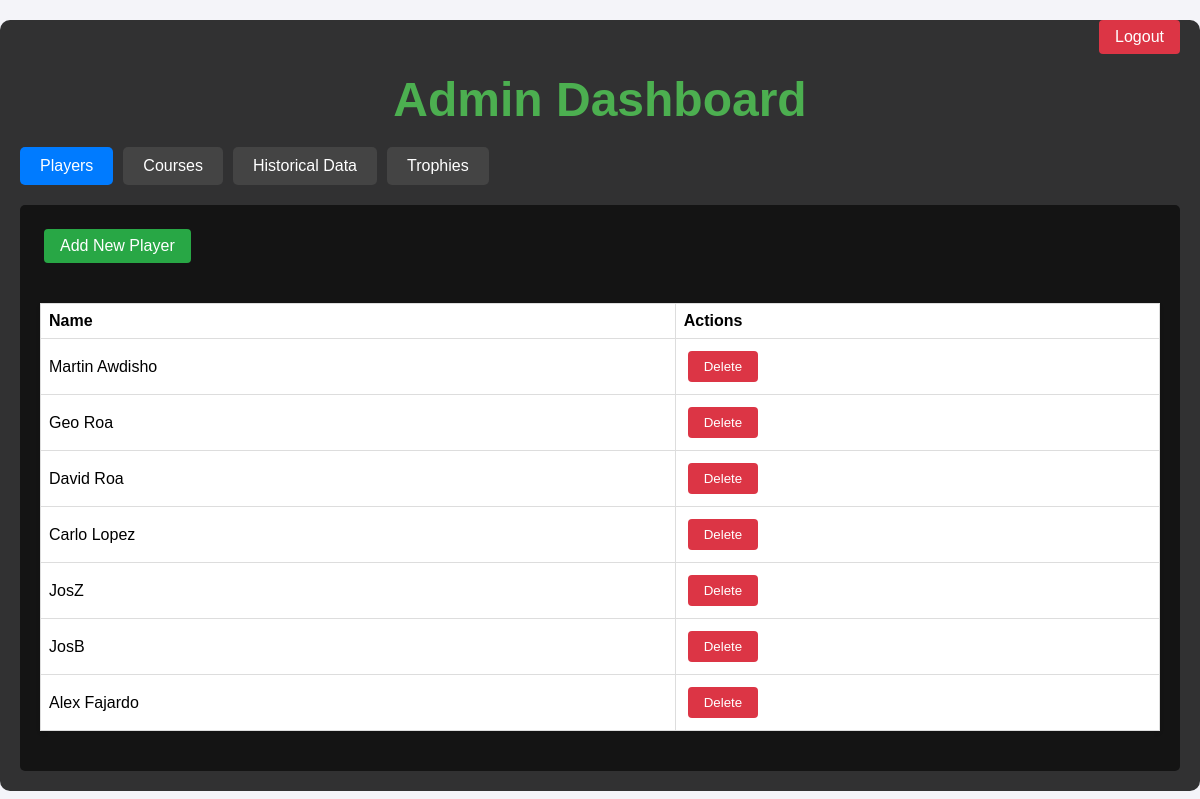
The page /admin (signed in) on the database its author committed.
### models.py (models this page shows, shortened)
class Player(db.Model):
    id = db.Column(db.Integer, primary_key=True)
    name = db.Column(db.String(100), nullable=False)
    has_trophy = db.Column(db.Boolean, default=False)
    permanent_emojis = db.Column(db.String(100), default='')
    birdies = db.relationship('Birdie', backref='player', lazy=True)

### routes.py (the view)
@bp.route("/admin")
@login_required
def admin_dashboard():
    players = Player.query.all()
    courses = Course.query.all()
    for player in players:
        print(f"Player: {player.name}, Has Trophy: {player.has_trophy}")
    return render_template("admin_dashboard.html", players=players, courses=courses)

### app.py (called while the page is built)
@login_manager.user_loader
def load_user(user_id):
    return User.query.get(int(user_id))

### templates/admin_dashboard.html (shortened to what this page needs)
<!DOCTYPE html>
<html lang="en">
<head>
    <link rel="stylesheet" href="{{ url_for('static', filename='styles.css') }}">
</head>
<body>
    <div class="admin-container">
        <div class="admin-header">
            <h1>Admin Dashboard</h1>
            <a href="{{ url_for('main.logout') }}" class="logout-button">Logout</a>
        </div>
        <div class="tab-container">
            <button class="tab-button active" onclick="openTab(event, 'players')">Players</button>
            <button class="tab-button" onclick="openTab(event, 'courses')">Courses</button>
            <button class="tab-button" onclick="openTab(event, 'historical')">Historical Data</button>
            <button class="tab-button" onclick="openTab(event, 'trophies')">Trophies</button>
        </div>
        <div id="players" class="tab-content active">
            <a href="{{ url_for('main.add_player') }}" class="action-button add-button">Add New Player</a>
            <table>
                <thead>
                    <tr>
                        <th>Name</th>
                        <th>Actions</th>
                    </tr>
                </thead>
                <tbody>
                    {% for player in players %}
                    <tr>
                        <td class="name-column">{{ player.name }}</td>
                        <td>
                            <button onclick="if(confirm('Are you sure you want to delete {{ player.name }}? This will also delete all their birdies and eagles.')) window.location.href='{{ url_for('main.delete_player', player_id=player.id) }}'" class="action-button delete-button">Delete</button>
                        </td>
                    </tr>
                    {% endfor %}
                </tbody>
            </table>
        </div>
    </div>
</body>
</html>

### static/styles.css (style rules this page uses)
body { margin: 0; padding: 0; font-family: 'Arial', sans-serif; background-color: #f4f4f9; color: #333; font-family: Arial, sans-serif; }
h1 { font-size: 3em; margin-bottom: 20px; color: #4CAF50; text-align: center; }
table { width: 100%; border-collapse: collapse; margin: 20px 0; background-color: #fff; box-shadow: 0 2px 4px rgba(0, 0, 0, 0.1); }
th { background-color: #4CAF50; color: white; padding: 12px; text-align: left; font-weight: bold; }
td { padding: 12px; border-bottom: 1px solid #ddd; }
tr:nth-child(even) { background-color: #f2f2f2; }
tr:nth-child(odd) { background-color: #ffffff; }
td, th { padding: 12px 15px; }
table, th, td { border: 1px solid #ddd; }
button { padding: 10px 20px; background-color: #4CAF50; color: white; border: none; border-radius: 5px; cursor: pointer; transition: background-color 0.3s; }

### templates/admin_dashboard.html (style rules this page uses)
.admin-container { background-color: rgba(0, 0, 0, 0.8); padding: 20px; border-radius: 10px; margin: 20px auto; max-width: 1200px; }
.tab-container { display: flex; gap: 10px; margin-bottom: 20px; }
.tab-button { background-color: #444; color: white; border: none; padding: 10px 20px; border-radius: 5px; cursor: pointer; font-size: 1em; transition: background-color 0.3s; }
.tab-button.active { background-color: #007bff; }
.tab-content { display: none; background-color: rgba(0, 0, 0, 0.6); padding: 20px; border-radius: 5px; color: white; }
.tab-content.active { display: block; }
table { width: 100%; border-collapse: collapse; margin-top: 20px; background-color: rgba(0, 0, 0, 0.4); }
th { padding: 8px; text-align: left; color: black !important; background-color: white; }
td { padding: 8px; text-align: left; color: black !important; background-color: white; }
.action-button { background-color: #007bff; color: white; border: none; padding: 8px 16px; border-radius: 4px; cursor: pointer; text-decoration: none; display: inline-block; margin: 4px; transition: background-color 0.3s; }
.delete-button { background-color: #dc3545; }
.add-button { background-color: #28a745; margin-bottom: 20px; }
.logout-button { position: absolute; top: 20px; right: 20px; background-color: #dc3545; color: white; padding: 8px 16px; border-radius: 4px; text-decoration: none; transition: background-color 0.3s; }
.name-column { color: white; }
table td:first-child { color: black !important; }

### rows shown on the page
Player: name "Martin Awdisho"
Player: name "Geo Roa"
Player: name "David Roa"
Player: name "Carlo Lopez"
Player: name "JosZ"
Player: name "JosB"
Player: name "Alex Fajardo"
